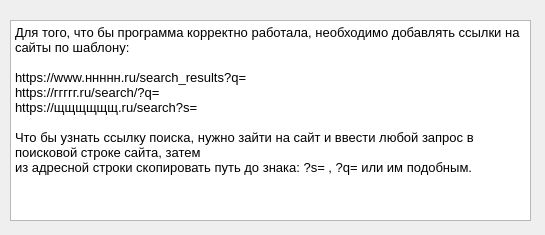
<?xml version="1.0" encoding="UTF-8"?>
<ui version="4.0">
 <class>Dialog</class>
 <widget class="QDialog" name="Dialog">
  <property name="geometry">
   <rect>
    <x>0</x>
    <y>0</y>
    <width>545</width>
    <height>235</height>
   </rect>
  </property>
  <property name="windowTitle">
   <string>SeeKer - Инструкция</string>
  </property>
  <property name="windowIcon">
   <iconset>
    <normaloff>iconka.ico</normaloff>iconka.ico</iconset>
  </property>
  <widget class="QTextBrowser" name="textBrowser">
   <property name="geometry">
    <rect>
     <x>10</x>
     <y>20</y>
     <width>521</width>
     <height>201</height>
    </rect>
   </property>
   <property name="html">
    <string>&lt;!DOCTYPE HTML PUBLIC &quot;-//W3C//DTD HTML 4.0//EN&quot; &quot;http://www.w3.org/TR/REC-html40/strict.dtd&quot;&gt;
&lt;html&gt;&lt;head&gt;&lt;meta name=&quot;qrichtext&quot; content=&quot;1&quot; /&gt;&lt;style type=&quot;text/css&quot;&gt;
p, li { white-space: pre-wrap; }
&lt;/style&gt;&lt;/head&gt;&lt;body style=&quot; font-family:'MS Shell Dlg 2'; font-size:8.25pt; font-weight:400; font-style:normal;&quot;&gt;
&lt;p style=&quot; margin-top:0px; margin-bottom:0px; margin-left:0px; margin-right:0px; -qt-block-indent:0; text-indent:0px;&quot;&gt;&lt;span style=&quot; font-size:10pt;&quot;&gt;Для того, что бы программа корректно работала, необходимо добавлять ссылки на сайты по шаблону:&lt;/span&gt;&lt;/p&gt;
&lt;p style=&quot;-qt-paragraph-type:empty; margin-top:0px; margin-bottom:0px; margin-left:0px; margin-right:0px; -qt-block-indent:0; text-indent:0px; font-size:10pt;&quot;&gt;&lt;br /&gt;&lt;/p&gt;
&lt;p style=&quot; margin-top:0px; margin-bottom:0px; margin-left:0px; margin-right:0px; -qt-block-indent:0; text-indent:0px;&quot;&gt;&lt;span style=&quot; font-size:10pt;&quot;&gt;https://www.ннннн.ru/search_results?q=&lt;/span&gt;&lt;/p&gt;
&lt;p style=&quot; margin-top:0px; margin-bottom:0px; margin-left:0px; margin-right:0px; -qt-block-indent:0; text-indent:0px;&quot;&gt;&lt;span style=&quot; font-size:10pt;&quot;&gt;https://ггггг.ru/search/?q=&lt;/span&gt;&lt;/p&gt;
&lt;p style=&quot; margin-top:0px; margin-bottom:0px; margin-left:0px; margin-right:0px; -qt-block-indent:0; text-indent:0px;&quot;&gt;&lt;span style=&quot; font-size:10pt;&quot;&gt;https://щщщщщщ.ru/search?s=&lt;/span&gt;&lt;/p&gt;
&lt;p style=&quot;-qt-paragraph-type:empty; margin-top:0px; margin-bottom:0px; margin-left:0px; margin-right:0px; -qt-block-indent:0; text-indent:0px; font-size:10pt;&quot;&gt;&lt;br /&gt;&lt;/p&gt;
&lt;p style=&quot; margin-top:0px; margin-bottom:0px; margin-left:0px; margin-right:0px; -qt-block-indent:0; text-indent:0px;&quot;&gt;&lt;span style=&quot; font-size:10pt;&quot;&gt;Что бы узнать ссылку поиска, нужно зайти на сайт и ввести любой запрос в поисковой строке сайта, затем&lt;/span&gt;&lt;/p&gt;
&lt;p style=&quot; margin-top:0px; margin-bottom:0px; margin-left:0px; margin-right:0px; -qt-block-indent:0; text-indent:0px;&quot;&gt;&lt;span style=&quot; font-size:10pt;&quot;&gt;из адресной строки скопировать путь до знака: ?s= , ?q= или им подобным.&lt;/span&gt;&lt;/p&gt;&lt;/body&gt;&lt;/html&gt;</string>
   </property>
  </widget>
 </widget>
 <resources/>
 <connections/>
</ui>
